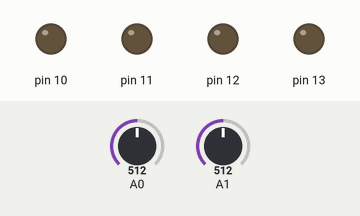
Recording of a sketch running on a simulated Arduino Uno, built with avr-gcc and run on an emulated ATmega328P. Shown: output pins drawn as LEDs (lit = HIGH). The test bench sets the inputs (shaded band); at power-on: A0 = 512, A1 = 512.

Above: at 1.2 s.
1.3 s: A0 set to 782
2.8 s: A0 set to 811
At 4.0 s:
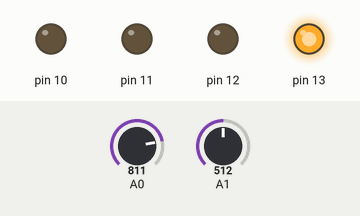
4.3 s: A1 set to 788
5.8 s: A1 set to 813
At 6.3 s:
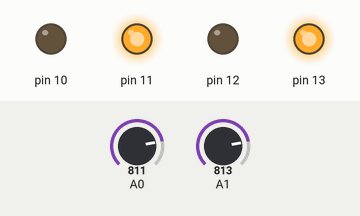
7.3 s: A0 set to 790
At 8.5 s:
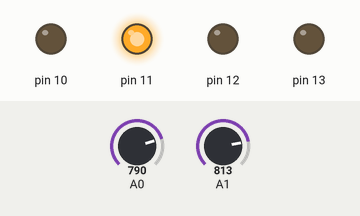
8.8 s: A1 set to 190
At 9.8 s:
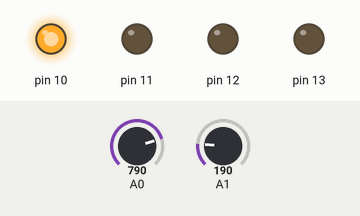
Timing chart, 0 to 11.3 s (numbered marks = the images above; inputs shaded):
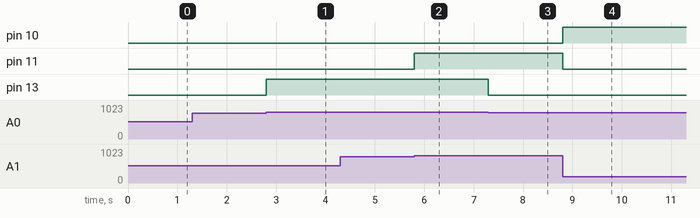

The sketch:

57-Joystick_Control_4_LEDs.ino
```cpp
int VRX = 0;
int VRY = 0;
void setup() {
  // put your setup code here, to run once:
  pinMode(A0, INPUT);
  pinMode(A1, INPUT);
  pinMode(13, OUTPUT);
  pinMode(12, OUTPUT);
  pinMode(11, OUTPUT);
  pinMode(10, OUTPUT);
}

void loop() {
  // put your main code here, to run repeatedly:
  VRX = analogRead(A0);
  VRY = analogRead(A1);

  //-----------------VRX
  if(VRX > 800)
  {
    digitalWrite(13, 1);
    digitalWrite(12, 0);
  }
  else if (VRX < 200)
  {
    digitalWrite(13, 0);
    digitalWrite(12, 1);
  }
  else
  {
    digitalWrite(13, 0);
    digitalWrite(12, 0);
  }
  //----------------

  //-----------------VRY
  if(VRY > 800)
  {
    digitalWrite(11, 1);
    digitalWrite(10, 0);
  }
  else if (VRY < 200)
  {
    digitalWrite(11, 0);
    digitalWrite(10, 1);
  }
  else
  {
    digitalWrite(11, 0);
    digitalWrite(10, 0);
  }
  //---------------------
}
```

Measured:
- the behaviour switches between 800 and 801 on A0 (found by bisection; images 0 and 1)
- the behaviour switches between 800 and 801 on A1 (found by bisection; images 1 and 2)
- after the input at 1.3 s, every drawn part: stays the same
- after the input at 2.8 s, pin 13: LOW → HIGH at once
- after the input at 4.3 s, every drawn part: stays the same
- after the input at 5.8 s, pin 11: LOW → HIGH at once
- after the input at 7.3 s, pin 13: HIGH → LOW at once
- after the input at 8.8 s, pin 10: LOW → HIGH at once; pin 11: HIGH → LOW at once
